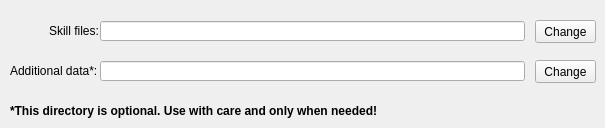
    <widget class="QWidget" name="filesTab">
     <property name="autoFillBackground">
      <bool>true</bool>
     </property>
     <attribute name="title">
      <string>Files</string>
     </attribute>
     <widget class="QLabel" name="label_7">
      <property name="geometry">
       <rect>
        <x>49</x>
        <y>23</y>
        <width>51</width>
        <height>16</height>
       </rect>
      </property>
      <property name="text">
       <string>Skill files:</string>
      </property>
     </widget>
     <widget class="QLabel" name="label_8">
      <property name="geometry">
       <rect>
        <x>10</x>
        <y>63</y>
        <width>101</width>
        <height>16</height>
       </rect>
      </property>
      <property name="text">
       <string>Additional data*:</string>
      </property>
     </widget>
     <widget class="QLabel" name="label_9">
      <property name="geometry">
       <rect>
        <x>10</x>
        <y>103</y>
        <width>381</width>
        <height>16</height>
       </rect>
      </property>
      <property name="text">
       <string>&lt;html&gt;&lt;head/&gt;&lt;body&gt;&lt;p&gt;&lt;span style=&quot; font-weight:600;&quot;&gt;*This directory is optional. Use with care and only when needed!&lt;/span&gt;&lt;/p&gt;&lt;/body&gt;&lt;/html&gt;</string>
      </property>
     </widget>
     <widget class="QLineEdit" name="addDataEdit">
      <property name="geometry">
       <rect>
        <x>100</x>
        <y>61</y>
        <width>425</width>
        <height>20</height>
       </rect>
      </property>
     </widget>
     <widget class="QPushButton" name="addEditButton">
      <property name="geometry">
       <rect>
        <x>535</x>
        <y>60</y>
        <width>61</width>
        <height>23</height>
       </rect>
      </property>
      <property name="text">
       <string>Change</string>
      </property>
     </widget>
     <widget class="QPushButton" name="skillFilesButton">
      <property name="geometry">
       <rect>
        <x>535</x>
        <y>20</y>
        <width>61</width>
        <height>23</height>
       </rect>
      </property>
      <property name="text">
       <string>Change</string>
      </property>
     </widget>
     <widget class="QLineEdit" name="skillFilesEdit">
      <property name="geometry">
       <rect>
        <x>100</x>
        <y>21</y>
        <width>425</width>
        <height>20</height>
       </rect>
      </property>
     </widget>
    </widget>
